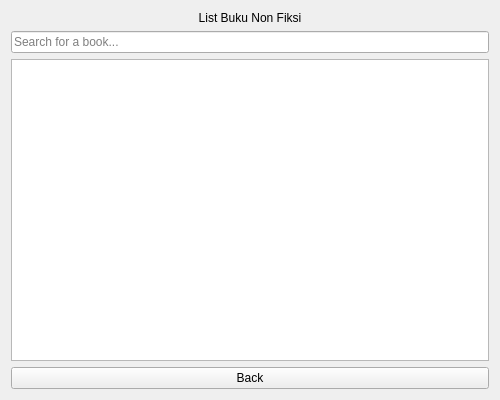
<?xml version="1.0" encoding="UTF-8"?>
<ui version="4.0">
 <class>BukuNonFiksi</class>
 <widget class="QWidget" name="BukuNonFiksi">
  <property name="geometry">
   <rect>
    <x>0</x>
    <y>0</y>
    <width>500</width>
    <height>400</height>
   </rect>
  </property>
  <property name="windowTitle">
   <string>Fiction Book Category</string>
  </property>
  <layout class="QVBoxLayout" name="verticalLayout">
   <item>
    <widget class="QLabel" name="label">
     <property name="text">
      <string>List Buku Non Fiksi</string>
     </property>
     <property name="alignment">
      <set>Qt::AlignmentFlag::AlignCenter</set>
     </property>
    </widget>
   </item>
   <item>
    <widget class="QLineEdit" name="searchBar">
     <property name="placeholderText">
      <string>Search for a book...</string>
     </property>
    </widget>
   </item>
   <item>
    <widget class="QListWidget" name="BukuNonFiksi">
     <property name="toolTip">
      <string>List of fiction books</string>
     </property>
    </widget>
   </item>
   <item>
    <widget class="QPushButton" name="PushButton">
     <property name="text">
      <string>Back</string>
     </property>
    </widget>
   </item>
  </layout>
 </widget>
 <resources/>
 <connections/>
</ui>
